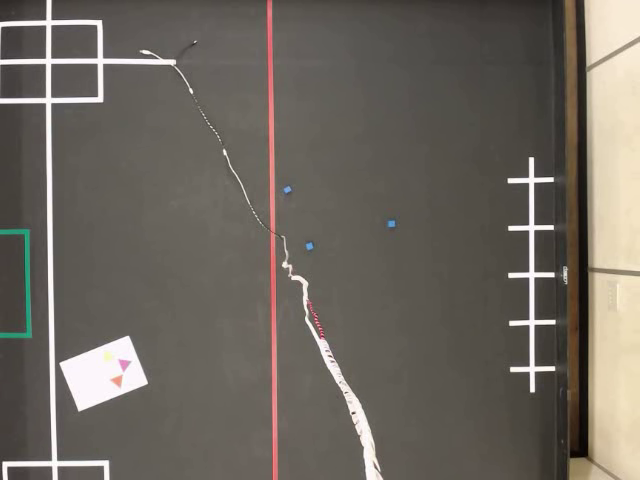
#> input picture frame 74 of bearing.avi, 640 x 480 px
$ python 'bearing test.py'
#> lines starting #> are read from the running program, lines starting #| are printed output that depends on the picture; after the words box and inside, x2 and y2 are one past the last pixel; in counts of white or black regions, pixels touching at a corner belong together; long printed decimals are rounded
### img_utils.py
import numpy as np
import cv2
from classes import box


# Contains all functions related to bearing and positioning of robot

# [36 lines left out: function find_box_coords, not called in this run]


# Function that returns the centre of mass of a triangle between an upper and lower hue value

def find_triangle(frame, lower_hue, upper_hue):
    # get a mask of all pixels that satisfy this constraint
    filtered_triangle = cv2.inRange(frame, lower_hue, upper_hue)

    # blurs the points together to try to reduce outliers
    gaussian = cv2.GaussianBlur(filtered_triangle, (5, 5), 0)

    # get contours of boxes within mask
    thresh = cv2.threshold(gaussian, 100, 255, 0)[1]
    contours = cv2.findContours(thresh, cv2.RETR_EXTERNAL, cv2.CHAIN_APPROX_SIMPLE)[1]
    list_of_coords = []

    for c in contours:

        # checks that each identified blob is large enough to be consideres a box
        if (len(c) >= 5):
            # get x and y coordinates of contour:
            moments = cv2.moments(c)

            # use equation in openCV documentation
            if moments["m00"] != 0:
                xbar = int(moments["m10"] / moments["m00"])
                ybar = int(moments["m01"] / moments["m00"])

                list_of_coords.append((xbar, ybar))

    return list_of_coords[0]


# Returns an updated list of boxes after the robot has finished its initial sweep

# [10 lines left out: function update_box_positions, not called in this run]


# Testing suite
# [41 lines that do not run on import are left out]

### bearing test.py
import numpy as np
import cv2
import img_utils

# Captures video
cap = cv2.VideoCapture("bearing.avi")

while (cap.isOpened()):
    ret, frame = cap.read()
#> frame is the input picture: shape (480, 640, 3); mean B, G, R 95.5, 103.5, 109.4

    # Show the raw video feed
    cv2.imshow('frame', frame)

    # Get hue saturation value
    hsv = cv2.cvtColor(frame, cv2.COLOR_BGR2HSV)
#> hsv: shape (480, 640, 3); mean H, S, V 22.6, 34, 109.8

    # Get coordinates of 2 triangles based on lower and upper bound hue values
    back_triangle_coord = img_utils.find_triangle(hsv, np.array([25, 25, 180]), np.array([50, 255, 255]))
#> in find_triangle, `filtered_triangle = cv2.inRange(frame, lower_hue, upper_hue)`:
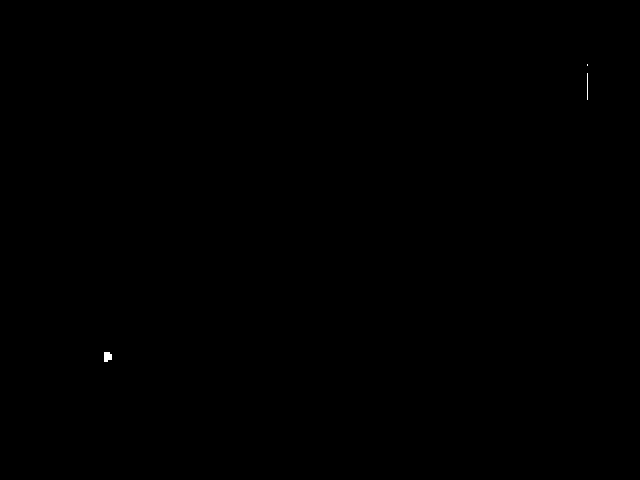
#> filtered_triangle: shape (480, 640); 0.03% white; 3 white regions (1 under 20 px), largest, box (x1, y1, x2, y2) and area: (104, 352, 112, 362) 68, (587, 73, 588, 100) 27
#> in find_triangle, `thresh = cv2.threshold(gaussian, 100, 255, 0)[1]`: thresh: shape (480, 640); 0.02% white; 1 white region, box (x1, y1, x2, y2) and area: (104, 352, 112, 362) 70
#> in find_triangle, `contours = cv2.findContours(thresh, cv2.RETR_EXTERNAL, cv2.CHAIN_APPRO..`: contours = 1 item
#> the loop in find_triangle, `for c in contours:` made 1 pass
#> (xbar, ybar) on pass 1: (107, 356)
#> after the loop in find_triangle, `for c in contours:`: list_of_coords = [(107, 356)]
#> back_triangle_coord = (107, 356)
    front_triangle_coord = img_utils.find_triangle(hsv, np.array([160, 25, 180]), np.array([170, 255, 255]))
#> in find_triangle (call 2), `filtered_triangle = cv2.inRange(frame, lower_hue, upper_hue)`: filtered_triangle: shape (480, 640); 0.02% white; 2 white regions (1 under 20 px), largest, box (x1, y1, x2, y2) and area: (120, 360, 128, 372) 75
#> in find_triangle (call 2), `thresh = cv2.threshold(gaussian, 100, 255, 0)[1]`: thresh: shape (480, 640); 0.03% white; 1 white region
#> in find_triangle (call 2), `contours = cv2.findContours(thresh, cv2.RETR_EXTERNAL, cv2.CHAIN_APPRO..`: contours = 1 contour; box (x1, y1, x2, y2) and area: (120, 360, 128, 372) 62
#> the loop in find_triangle (call 2), `for c in contours:` made 1 pass
#> (xbar, ybar) on pass 1: (123, 364)
#> front_triangle_coord = (123, 364)

    annotated = frame.copy()

    # Define a vector connecting the front and back triangles
    vector = (front_triangle_coord[0] - back_triangle_coord[0], front_triangle_coord[1] - back_triangle_coord[1])
#> vector = (16, 8)

    #########################
    # Get the current bearing
    current_bearing = np.arctan2((front_triangle_coord[1] - back_triangle_coord[1]),(front_triangle_coord[0] - back_triangle_coord[0]))
#> current_bearing = 0.464

    current_bearing = -current_bearing*180/np.pi
#> current_bearing = -26.57

    if(current_bearing < 0):
        current_bearing = 360 + current_bearing
#> current_bearing = 333.4
    print(current_bearing)
#| 333.435

    # Draw a red line of defined length along the vector
    cv2.line(annotated, back_triangle_coord,
             (back_triangle_coord[0] + 3 * vector[0], back_triangle_coord[1] + 3 * vector[1]),
             (0, 0, 255), 3)
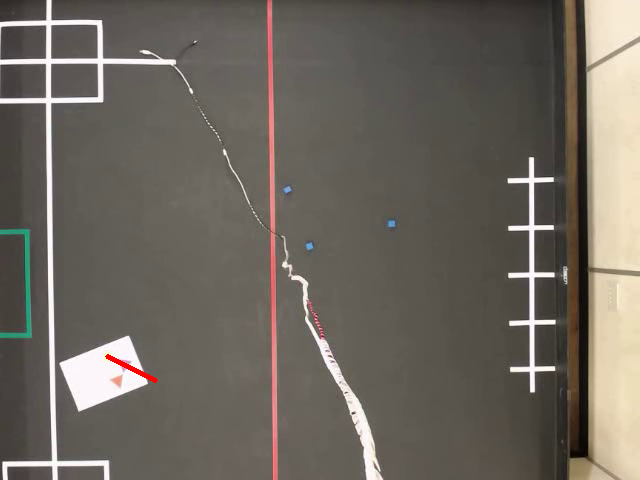
#> annotated: shape (480, 640, 3); 0.09% of pixels changed, all inside (x1, y1, x2, y2) = (105, 354, 158, 383)

    # Draw black circles on the the identified triangles
    cv2.circle(annotated, back_triangle_coord, 3, (0, 0, 0), -1)
#> annotated: shape (480, 640, 3); 0.01% of pixels changed, all inside (x1, y1, x2, y2) = (104, 353, 111, 360)
    cv2.circle(annotated, front_triangle_coord, 3, (0, 0, 0), -1)
#> annotated: shape (480, 640, 3); mean B, G, R 95.3, 103.3, 109.4

    # Show the annotated video feed
    cv2.imshow("annotated", annotated)

    if cv2.waitKey(1) & 0xFF == ord('q'):
#> (key q is pressed here)
        break

cap.release()
cv2.destroyAllWindows()

$ run again, starting later in the video
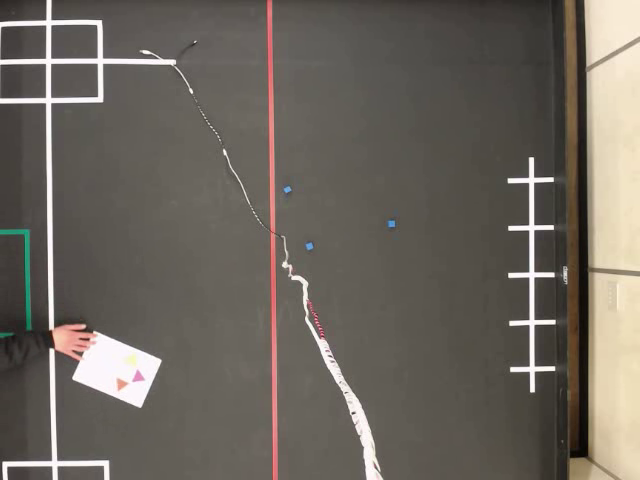
#> input picture frame 336 of bearing.avi, 640 x 480 px
#> frame is the input picture: shape (480, 640, 3); mean B, G, R 94.3, 102.3, 108.4
#> hsv: shape (480, 640, 3); mean H, S, V 22.2, 34.1, 108.7
#> filtered_triangle: shape (480, 640); 0.03% white; 3 white regions (2 under 20 px), largest, box (x1, y1, x2, y2) and area: (126, 354, 136, 366) 88
#> thresh: shape (480, 640); 0.03% white; 1 white region
#> contours = 1 contour; box (x1, y1, x2, y2) and area: (126, 354, 136, 366) 75
#> the loop in find_triangle, `for c in contours:` made 1 pass
#> (xbar, ybar) on pass 1: (131, 359)
#> after the loop in find_triangle, `for c in contours:`: list_of_coords = [(131, 359)]
#> back_triangle_coord = (131, 359)
#> filtered_triangle: shape (480, 640); 0.03% white; 3 white regions (2 under 20 px), largest, box (x1, y1, x2, y2) and area: (132, 370, 144, 382) 85
#> thresh: shape (480, 640); 0.03% white; 1 white region
#> contours = 1 contour; box (x1, y1, x2, y2) and area: (132, 370, 144, 382) 74
#> the loop in find_triangle (call 2), `for c in contours:` made 1 pass
#> (xbar, ybar) on pass 1: (137, 376)
#> front_triangle_coord = (137, 376)
#> vector = (6, 17)
#> `current_bearing = np.arctan2((front_triangle_coord[1] - back_triangle_..`: current_bearing = 1.23
#> `current_bearing = -current_bearing*180/np.pi`: current_bearing = -70.56
#> `current_bearing = 360 + current_bearing`: current_bearing = 289.4
#| 289.440
#> `cv2.line(annotated, back_triangle_coord, (back_triangle_coord[0] + 3 *..`:
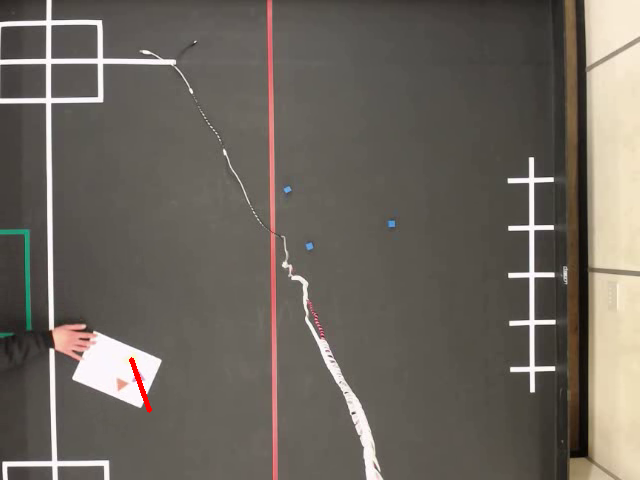
#> annotated: shape (480, 640, 3); 0.1% of pixels changed, all inside (x1, y1, x2, y2) = (129, 357, 152, 413)

$ run again, starting later in the video
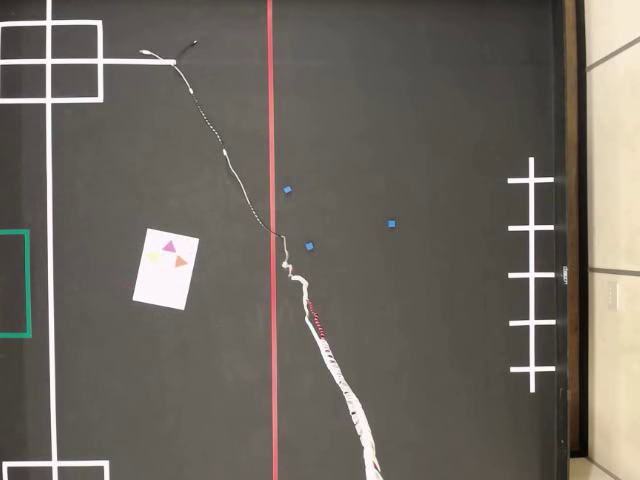
#> input picture frame 597 of bearing.avi, 640 x 480 px
#> frame is the input picture: shape (480, 640, 3); mean B, G, R 95.4, 103.3, 109.2
#> hsv: shape (480, 640, 3); mean H, S, V 23, 33.7, 109.6
#> filtered_triangle: shape (480, 640); 0.02% white; 2 white regions (1 under 20 px), largest, box (x1, y1, x2, y2) and area: (148, 252, 160, 260) 70
#> thresh: shape (480, 640); 0.02% white; 1 white region
#> contours = 1 contour; box (x1, y1, x2, y2) and area: (148, 252, 160, 260) 60
#> the loop in find_triangle, `for c in contours:` made 1 pass
#> (xbar, ybar) on pass 1: (153, 255)
#> after the loop in find_triangle, `for c in contours:`: list_of_coords = [(153, 255)]
#> back_triangle_coord = (153, 255)
#> filtered_triangle: shape (480, 640); 0.03% white; 3 white regions (2 under 20 px), largest, box (x1, y1, x2, y2) and area: (162, 240, 174, 252) 87
#> thresh: shape (480, 640); 0.03% white; 1 white region
#> contours = 1 contour; box (x1, y1, x2, y2) and area: (162, 240, 174, 252) 78
#> the loop in find_triangle (call 2), `for c in contours:` made 1 pass
#> (xbar, ybar) on pass 1: (168, 246)
#> front_triangle_coord = (168, 246)
#> vector = (15, -9)
#> `current_bearing = np.arctan2((front_triangle_coord[1] - back_triangle_..`: current_bearing = -0.54
#> `current_bearing = -current_bearing*180/np.pi`: current_bearing = 30.96
#| 30.964
#> `cv2.line(annotated, back_triangle_coord, (back_triangle_coord[0] + 3 *..`:
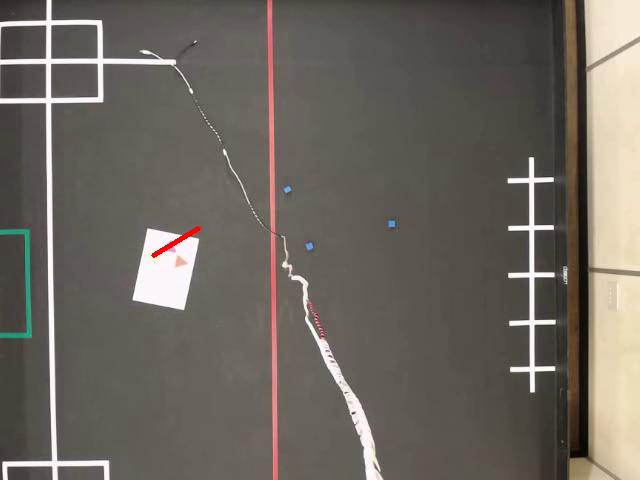
#> annotated: shape (480, 640, 3); 0.09% of pixels changed, all inside (x1, y1, x2, y2) = (151, 226, 201, 258)
